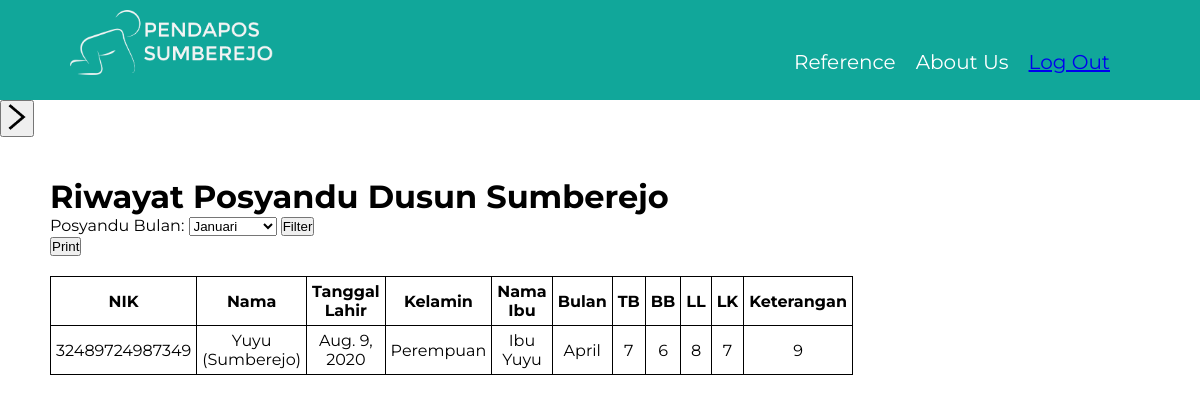
Page /riwayat/sumberejo (signed in) on the committed database.
### main/models.py (models this page shows, shortened)
class Profil(models.Model):
    nik     = models.IntegerField()
    nama    = models.CharField(max_length=40)
    tgl     = models.DateField()
    kelamin = models.CharField(max_length=10)
    namaibu = models.CharField(max_length=40)
    nikibu  = models.IntegerField()
    dusun  = models.CharField(max_length=30, default='Sumberejo')

class Posyandu(models.Model):
    bulan  = models.CharField(max_length=20, default='Januari')
    nik = models.ForeignKey(Profil, on_delete=models.CASCADE)
    tb  = models.IntegerField()
    bb  = models.IntegerField()
    ll  = models.IntegerField()
    lk  = models.IntegerField()
    ket = models.CharField(max_length=20,)

### main/views.py (the view)
# urls.py: path('riwayat/sumberejo', views.sumberejo, name=''),
@login_required
def sumberejo(response):
    profils = Profil.objects.prefetch_related('posyandu_set')
    profils = profils.filter(dusun='Sumberejo')
    if response.method == 'POST':
        forms = BulanForm(response.POST)
        if forms.is_valid():
            bulan = forms.cleaned_data['bulan']
            profils = Profil.objects.prefetch_related(
                Prefetch('posyandu_set', Posyandu.objects.filter(bulan=bulan))
            ).filter(posyandu__bulan=bulan, dusun='Sumberejo')
    else:
        forms = BulanForm()
    context = {
        'profils' : profils,
        'forms' : forms
    }
    return render(response, 'dusunsumberejo.html', context)

### main/forms.py
class BulanForm(forms.Form):
    pilihanbulan = [
    ('Januari', 'Januari'),
    ('Februari', 'Februari'),
    ('Maret', 'Maret'),
    ('April', 'April'),
    ('Mei', 'Mei'),
    ('Juni', 'Juni'),
    ('Juli', 'Juli'),
    ('Agustus', 'Agustus'),
    ('September', 'September'),
    ('Oktober', 'Oktober'),
    ('November', 'November'),
    ('Desember', 'Desember'),
]
    bulan = forms.ChoiceField(
        widget = forms.Select,
        choices = pilihanbulan,
        label = 'Posyandu Bulan'
    )

### main/templates/dusunsumberejo.html (shortened to what this page needs)
{% extends 'base.html' %}
{% load static %}
{% block style %}
    <link rel='stylesheet' type='text/css' href={% static 'all.css' %}>
{% endblock %}
{% block content %}
<div class='container'>
    <div class='intro'>
        <h1>Riwayat Posyandu Dusun Sumberejo</h1>
        <form method='POST' action=''>
            {{ forms }}
            <button type='submit' name='save'>Filter</button>
        </form>
        <button id='print' onclick='print()'>Print</button>
    </div>
    <table>
        <thead>
            <tr>
                <th>NIK</th>
                <th>Nama</th>
                <th>Tanggal Lahir</th>
                <th>Kelamin</th>
                <th>Nama Ibu</th>
                <th>Bulan</th>
                <th>TB</th>
                <th>BB</th>
                <th>LL</th>
                <th>LK</th>
                <th>Keterangan</th>
            </tr>
        </thead>
        <tbody>
            {% for profil in profils %}
            {% for posyandu in profil.posyandu_set.all %}
            <tr>
                <td>{{ profil.nik }}</td>
                <td>{{ profil.nama }}</td>
                <td>{{ profil.tgl }}</td>
                <td>{{ profil.kelamin }}</td>
                <td>{{ profil.namaibu }}</td>
                <td>{{ posyandu.bulan }}</td>
                <td>{{ posyandu.tb }}</td>
                <td>{{ posyandu.bb }}</td>
                <td>{{ posyandu.ll }}</td>
                <td>{{ posyandu.lk }}</td>
                <td>{{ posyandu.ket }}</td>
            </tr>
            {% endfor %}
            {% empty %}
            <tr>
                <td colspan="11">No data available</td>
            </tr>
            {% endfor %}
        </tbody>
    </table>
</div>
{% endblock %}

### main/static/all.css (style rules this page uses)
* { margin: 0; padding: 0; }
.container { padding: 0px 50px 0px 50px; }
table { width: 70%; border-collapse: collapse; font-family: 'Montserrat', sans-serif; }
th, td { border: 1px solid black; padding: 5px; text-align: center; }
.intro { margin-top: 40px; width: 60%; margin-left: 0px; margin-bottom: 20px; font-family: 'Montserrat', sans-serif; }
body { background-image: url('assets/bg.png'); background-repeat: no-repeat; background-size: cover; background-attachment: fixed; }

### rows in the picture
Profil: nik "32489724987349", nama "Yuyu (Sumberejo)", tgl "Aug. 9, 2020", kelamin "Perempuan", namaibu "Ibu Yuyu"
Posyandu: bulan "April", tb "7", bb "6", ll "8", lk "7", ket "9"
